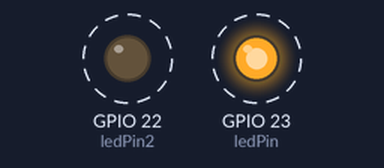
Bench run of a sketch on a simulated ESP32. Shown: output pins drawn as LEDs (lit = HIGH). Dashed ring = blinking.

Above: at 0.5 s.
Timing chart, 0 to 4.6 s (numbered marks = the images above):
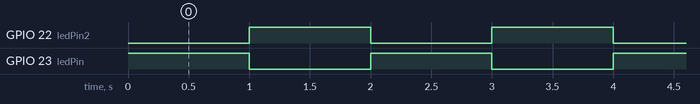

The sketch:

sketch_sep05a.ino
```cpp
/* Blink */
// ledPin refers to ESP32 GPIO 23
const int ledPin = 23;
const int ledPin2 = 22;
int time = 1000;
// the setup function runs once when you press reset or power the board
void setup() {
// initialize digital pin ledPin as an output.
pinMode(ledPin, OUTPUT);
pinMode(ledPin2, OUTPUT);
}
// the loop function runs over and over again forever
void loop() {
digitalWrite(ledPin, HIGH);
digitalWrite(ledPin2, LOW);// turn the LED on (HIGH is the voltage level)
delay(1000); // wait for a second
digitalWrite(ledPin, LOW);
digitalWrite(ledPin2, HIGH);
// turn the LED off by making the voltage LOW
delay(1000); // wait for a second
}
```

Measured:
- by itself, GPIO 22 (ledPin2), GPIO 23 (ledPin): alternates HIGH for 1.0 s and LOW for 1.0 s
